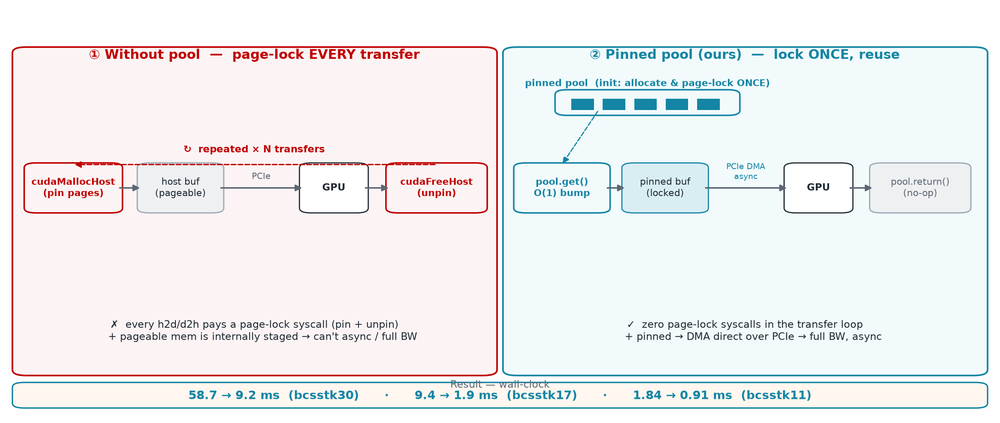
#> input picture fig/h2d_d2h_pool.png, 1000 x 423 px, shrunk from 2360 x 999 before the run, found by its file name
$ python plot_engopt_slide.py
#> lines starting #> are read from the running program, lines starting #| are printed output that depends on the picture
#!/usr/bin/env python3
# fig/engopt_slide.png — engineering-optimization slide (deck style).
# compact 4-card compute pipeline (top) + detailed h2d/d2h pinned-pool figure (bottom, featured).
import os, matplotlib
matplotlib.use("Agg")
import matplotlib.pyplot as plt
from matplotlib.patches import FancyBboxPatch
import PIL.Image as Image
import numpy as np

TEAL="#1485A4"; RED="#C00000"; GRAY="#9AA6B2"; MUTED="#5C6773"; INK="#1F2933"
BG="#FFFFFF"; TINT_T="#F2FAFB"; TINT_R="#FCF4F4"
plt.rcParams.update({"font.family":"DejaVu Sans","text.color":INK})

fig=plt.figure(figsize=(12.8,7.2),dpi=200,facecolor=BG)
ax=fig.add_axes([0,0,1,1]); ax.axis("off"); ax.set_xlim(0,1); ax.set_ylim(0,1)

fig.text(0.012,0.965,"Engineering Optimization — Pipeline Phases + Pinned-Memory Transfer",
         fontsize=18,fontweight="bold",color=INK,ha="left",va="top")
fig.text(0.012,0.936,"compute pipeline (sizing → accumulate → extract → launch)  +  the foundational h2d/d2h optimization",
         fontsize=10.2,color=MUTED,ha="left",va="top")

def box(x,y,w,h,fc,ec,lw=1.3,rad=0.012):
    ax.add_patch(FancyBboxPatch((x,y),w,h,boxstyle=f"round,pad=0.004,rounding_size={rad}",fc=fc,ec=ec,lw=lw,zorder=2))

# ---------- compact 4-card compute pipeline ----------
cards=[("① Sizing","MinHash 1-pass + EXPAND 1.5","symbolic 3.5× > opSparse · over-alloc 3.14→2.29×",True),
       ("② Accumulate","hash SPA  (atomicCAS+Add)","ATOMIC FLOOR · 3 levers failed",False),
       ("③ Extract","count-sort (sync-free) + pack","beats bitonic/radix · pack −0.09ms",True),
       ("④ Launch","kernel fusion (binning+scan)","bp* gap-to-cu 0.03–0.08→0.008ms",True)]
cw=0.235; gap=0.012; x0=0.018; y0=0.66; ch=0.245
for i,(title,what,res,kept) in enumerate(cards):
    x=x0+i*(cw+gap); edge=TEAL if kept else RED; tint=TINT_T if kept else TINT_R
    box(x,y0,cw,ch,tint,edge,lw=1.5,rad=0.014)
    ax.add_patch(FancyBboxPatch((x,y0+ch-0.040),cw,0.040,boxstyle="round,pad=0.004,rounding_size=0.012",
                 fc=edge,ec="none",zorder=3))
    ax.text(x+cw/2,y0+ch-0.020,title,ha="center",va="center",color="white",fontsize=11,fontweight="bold",zorder=4)
    ax.text(x+0.012,y0+ch-0.058,what,ha="left",va="top",fontsize=8.8,color=INK,fontweight="bold")
    ax.text(x+0.012,y0+ch-0.110,res,ha="left",va="top",fontsize=8.2,color=(TEAL if kept else RED),fontweight="bold")
    # verdict chip
    cx=x+cw-0.080; cyp=y0+0.018
    box(cx,cyp,0.070,0.024,(TEAL if kept else RED),(TEAL if kept else RED),rad=0.010)
    ax.text(cx+0.035,cyp+0.012,("KEPT" if kept else "FLOOR"),ha="center",va="center",color="white",
            fontsize=7.8,fontweight="bold",zorder=5)
# inter-card flow arrows
for i in range(3):
    xa=x0+(i+1)*cw+i*gap; xb=x0+(i+1)*(cw+gap)
    ax.annotate("",xy=(xb-0.001,y0+ch/2),xytext=(xa+0.001,y0+ch/2),
                arrowprops=dict(arrowstyle="-|>",color=MUTED,lw=1.0),zorder=6)

# ---------- featured: detailed h2d/d2h pinned-pool figure (bottom) ----------
ax.text(0.5,0.628,"⚙  Foundation · pinned-memory pool for h2d / d2h  (the first optimization we did)",
        ha="center",va="center",fontsize=11,color=TEAL,fontweight="bold")
img=Image.open("fig/h2d_d2h_pool.png"); arr=np.asarray(img)
#> further down, img is the input picture: PIL image 1000x423 RGBA; mean R, G, B, A 239.1, 239.4, 240.4, 255
axI=fig.add_axes([0.060,0.012,0.880,0.590])  # aspect ~ matches image (2.36:1)
axI.imshow(arr); axI.axis("off")

os.makedirs("fig",exist_ok=True)
fig.savefig("fig/engopt_slide.png",dpi=200,bbox_inches="tight",facecolor=BG)
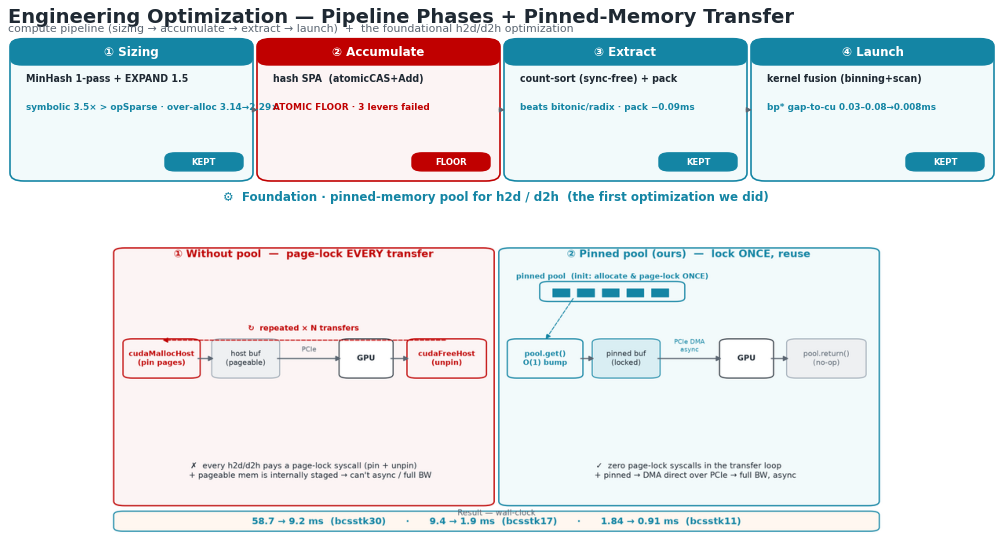
#> figure drawn by matplotlib, 2 panels
fig.savefig("fig/engopt_slide.pdf",bbox_inches="tight",facecolor=BG)
print("wrote fig/engopt_slide.png")

$ run again, with fig/cost_scalability.png copied over fig/h2d_d2h_pool.png
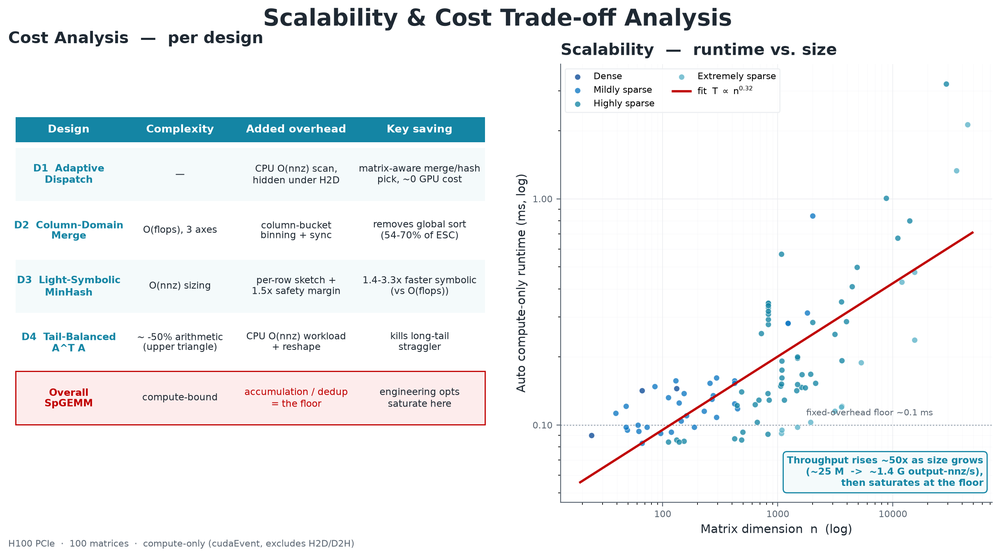
#> input picture fig/cost_scalability.png, 1000 x 557 px, shrunk from 2433 x 1355 before the run, found by its file name
#> img is the input picture: PIL image 1000x557 RGBA; mean R, G, B, A 241.3, 243.7, 245, 255
#> `fig.savefig("fig/engopt_slide.png",dpi=200,bbox_inches="tight",facecol..`:
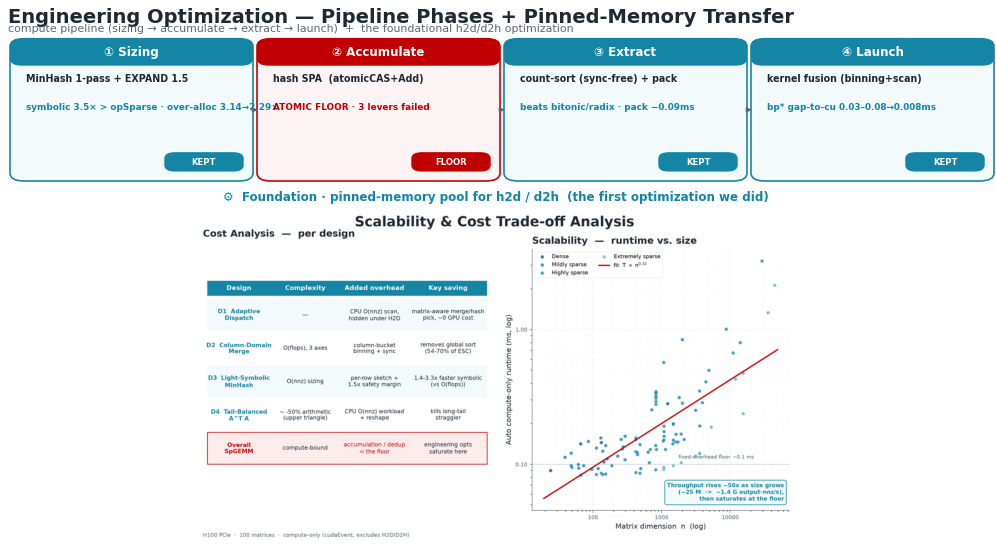
#> figure drawn by matplotlib, 2 panels

$ run again, with fig/matrix_diversity.png copied over fig/h2d_d2h_pool.png
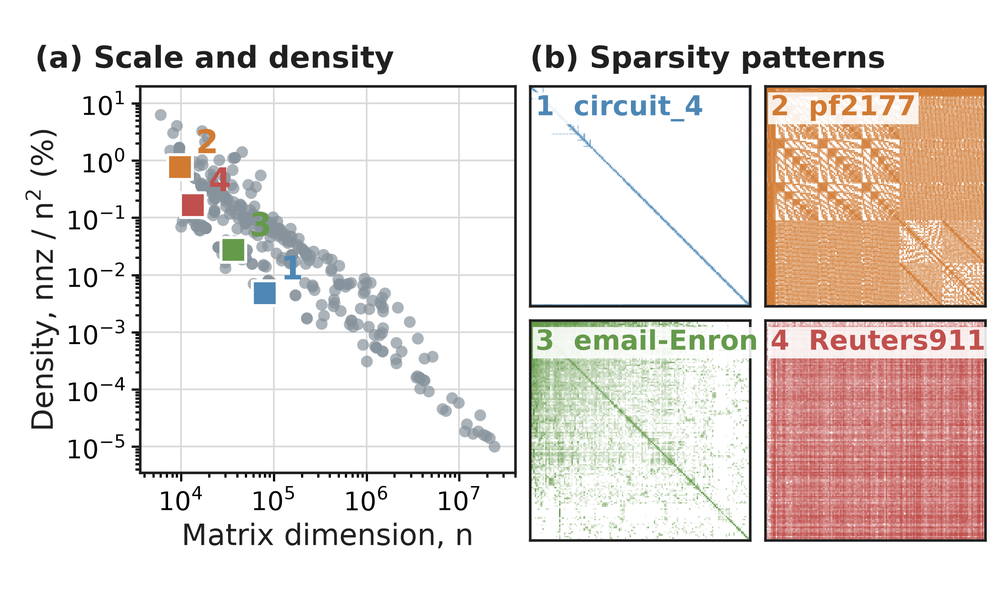
#> input picture fig/matrix_diversity.png, 1000 x 614 px, shrunk from 2100 x 1290 before the run, found by its file name
#> img is the input picture: PIL image 1000x614 RGBA; mean R, G, B, A 233.9, 225.2, 220.7, 255
#> `fig.savefig("fig/engopt_slide.png",dpi=200,bbox_inches="tight",facecol..`:
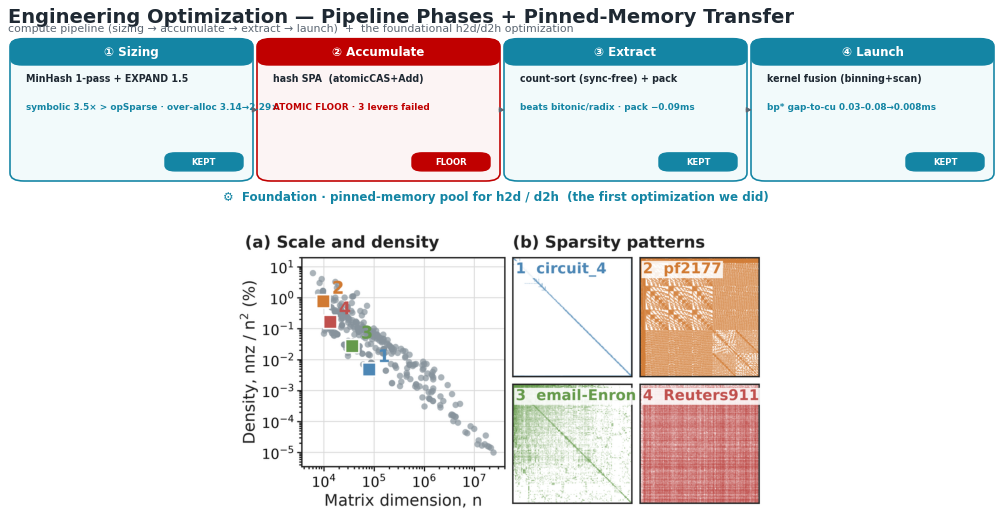
#> figure drawn by matplotlib, 2 panels

$ run again, with fig/paper_speedup_by_density.png copied over fig/h2d_d2h_pool.png
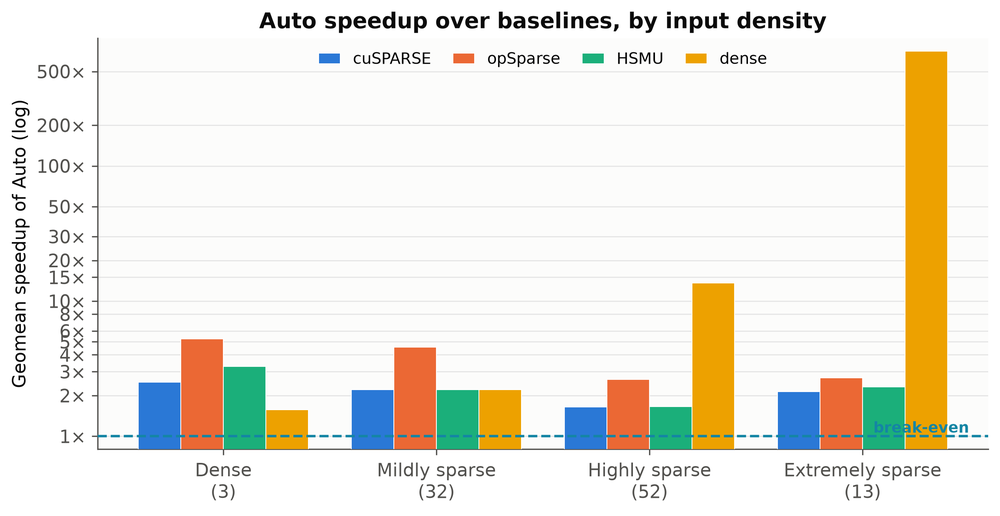
#> input picture fig/paper_speedup_by_density.png, 1000 x 516 px, shrunk from 2539 x 1311 before the run, found by its file name
#> img is the input picture: PIL image 1000x516 RGBA; mean R, G, B, A 237.3, 234.2, 224.4, 255
#> `fig.savefig("fig/engopt_slide.png",dpi=200,bbox_inches="tight",facecol..`:
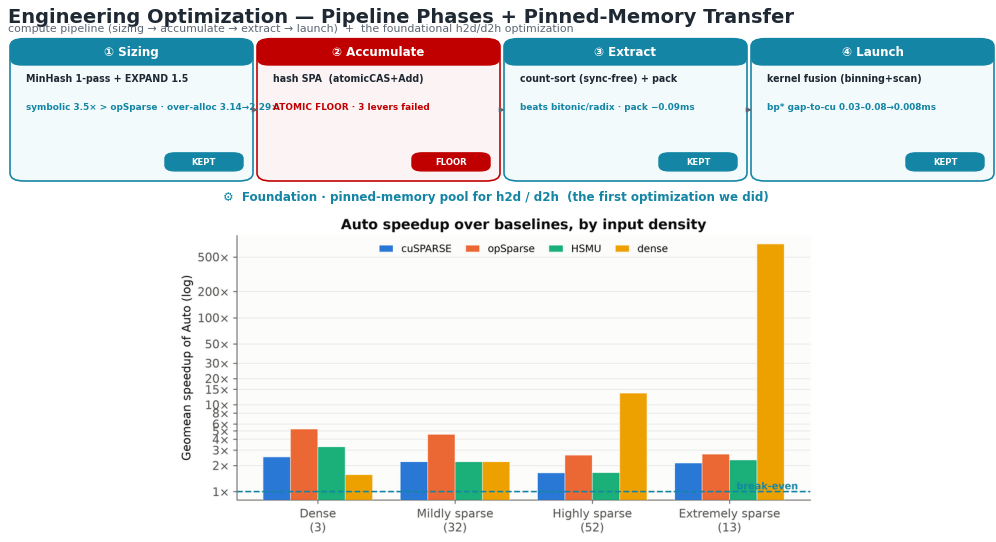
#> figure drawn by matplotlib, 2 panels
